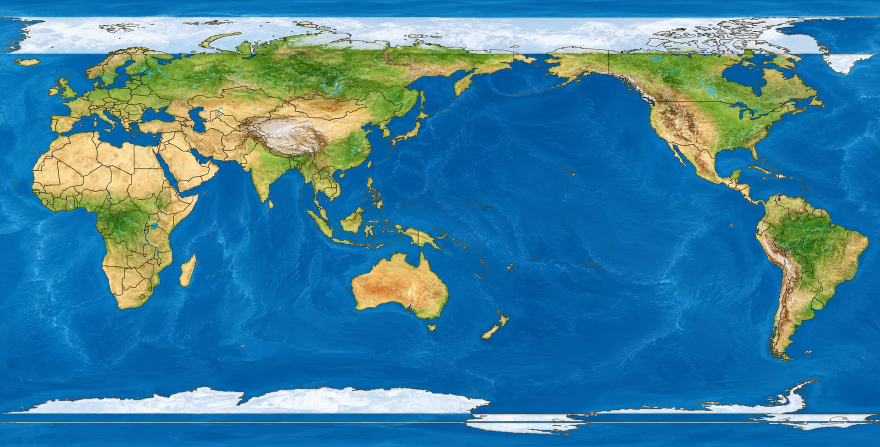
#> input picture imagen.png, 1760 x 894 px (shown at 1/2 size)
$ python -i verificar_fondo.py   (imports and definitions only)
#> lines starting #> are read from the running program, lines starting #| are printed output that depends on the picture
### ihc/proyeccion.py
"""
ihc.proyeccion - De coordenadas geograficas a pixeles del lienzo.

El mapa se dibuja sobre una lamina de 1800x913 px. Este modulo decide donde
cae cada grado de latitud y longitud dentro de ella, y sobre eso aplica el zoom
y el desplazamiento de la vista:

  1. `Proyeccion`: la familia cartografica (equirectangular o Mercator web) con
     sus limites, que convierte lat/lon en pixeles de la lamina. La lamina es la
     que fue `imagen.png`, una ilustracion de fondo que ya no se dibuja: ahora el
     mapa son los contornos de Natural Earth, pero la proyeccion se sigue
     declarando sobre 1800x913 para que los limites de longitud y los tonos de
     los colores no cambien.
  2. `Calibracion`: un ajuste afin por minimos cuadrados sobre puntos de control
     (GCP). Sirvio para auditar de donde salio la proyeccion comparando la
     ilustracion con los paises; el simulador no lo usa.

Encima se aplica `TransformacionVista` (escala + desplazamiento), que es la que
permite hacer zoom y desplazar el mapa sin tocar la proyeccion.
"""

from __future__ import annotations

import json
import math
from dataclasses import dataclass
from pathlib import Path
from typing import Sequence

Punto = tuple[float, float]


@dataclass(frozen=True)
class Limites:
    """Recorte de la proyeccion en grados."""

    lon_izq: float
    lon_der: float
    lat_sup: float
    lat_inf: float

    @property
    def ancho(self) -> float:
        return self.lon_der - self.lon_izq

    @property
    def alto(self) -> float:
        return self.lat_sup - self.lat_inf


class Proyeccion:
    """Proyeccion equirectangular (base). Se pueden derivar variantes."""

    nombre = "equirectangular"

    # [4 lines left out: function __init__, not called in this run]

    # --- proyeccion -----------------------------------------------------
    def _fraccion_y(self, lat: float) -> float:
        return (self.limites.lat_sup - lat) / self.limites.alto

    # [19 lines left out: functions a_pixeles, a_grados, a_grados_limitados, not called in this run]


class ProyeccionMercator(Proyeccion):
    """Mercator web: mas fiel en latitudes medias, deforma mucho los polos."""

    nombre = "web-mercator"

    # [31 lines left out: functions _fraccion_y, a_grados, _resolver_3x3, not called in this run]


@dataclass(frozen=True)
class GCP:
    """Punto de control: una coordenada real y su pixel en el mapa base."""

    lat: float
    lon: float
    x: float
    y: float
    etiqueta: str = ""


@dataclass(frozen=True)
class Calibracion:
    """Transformacion afin (lon, lat) -> (x, y) obtenida por minimos cuadrados.

    y = a1*lon + a2*lat + a3
    x = b1*lon + b2*lat + b3
    """

    a: tuple[float, float, float]
    b: tuple[float, float, float]
    rms: float
    n_gcp: int

    # [33 lines left out: functions desde_gcp, a_pixeles, not called in this run]

    def residuo(self, gcp: GCP) -> float:
        x, y = self.a_pixeles(gcp.lat, gcp.lon)
        return math.hypot(x - gcp.x, y - gcp.y)

    # [25 lines left out: functions guardar, cargar, not called in this run]


# --------------------------------------------------------------------------
# Vista: escala y desplazamiento sobre el mapa (base para zoom/pan)
# --------------------------------------------------------------------------

@dataclass
class TransformacionVista:
    """Matriz 2D de la vista: pantalla = escala * mapa + desplazamiento."""

    escala: float = 1.0
    dx: float = 0.0
    dy: float = 0.0

    def aplicar(self, punto_mapa: Punto) -> Punto:
        return (punto_mapa[0] * self.escala + self.dx, punto_mapa[1] * self.escala + self.dy)

    def aplicar_todos(self, puntos: Sequence[Punto]) -> list[Punto]:
        e, dx, dy = self.escala, self.dx, self.dy
        return [(x * e + dx, y * e + dy) for x, y in puntos]

    def invertir(self, punto_pantalla: Punto) -> Punto:
        return ((punto_pantalla[0] - self.dx) / self.escala,
                (punto_pantalla[1] - self.dy) / self.escala)

    def desplazar(self, delta_x: float, delta_y: float) -> None:
        self.dx += delta_x
        self.dy += delta_y

    # [31 lines left out: function encuadrar, not called in this run]


class Mapa:
    """La cadena completa: geografia -> pixeles de imagen -> pixeles de pantalla.

    Tambien resuelve el ajuste de la imagen al lienzo conservando la relacion
    de aspecto (`encajar`), que es lo que hacia que la muestra deforma el mapa.
    """

    # [37 lines left out: functions __init__, encajar, not called in this run]

    @property
    def escala_imagen(self) -> float:
        return self.rect_mapa[2] / self.ancho_imagen

    def mapa_a_pantalla(self, punto_mapa: Punto) -> Punto:
        x, y = self.vista.aplicar(punto_mapa)
        return (x * self.escala_imagen + self.rect_mapa[0], y * self.escala_imagen + self.rect_mapa[1])

    # [41 lines left out: functions coeficientes_pantalla, pantalla_a_mapa, geo_a_mapa, a_pantalla, anillo_a_mapa, not called in this run]

    def a_pantalla_todos(self, puntos: Sequence[Sequence[float]]) -> list[Punto]:
        return [self.a_pantalla(p[0], p[1]) for p in puntos]

    # [82 lines left out: functions copia_mas_cercana, rango_x_visible, rango_y_visible, repeticiones_activas, copias_de_x, a_grados, not called in this run]

    def dentro_del_mapa(self, punto_pantalla: Punto) -> bool:
        x, y, ancho, alto = self.rect_mapa
        return x <= punto_pantalla[0] <= x + ancho and y <= punto_pantalla[1] <= y + alto

    # --- repeticion del mundo -------------------------------------------
    # [58 lines left out: functions ancho_mundo, caja_de_ruta, encuadrar_puntos, encuadrar_puntos_para_caja, _invertir_calibracion, not called in this run]

### herramientas/verificar_fondo.py
"""
verificar_fondo.py - Comprueba que una imagen de fondo encaja con las lineas.

Recibe la imagen que se haya generado por fuera y dice, con numeros, si sus
costas caen donde el simulador dibuja las costas. La referencia no es la opinion
de nadie: es Natural Earth, la misma fuente con la que esta hecho el mapa.

La medicion va por el borde, no por el color. Se busca en que pixel esta la costa
de la imagen y se compara con la costa real; el color de la tierra y el del mar
pueden ser los que quiera, porque lo que tiene que casar es la linea. Asi el
estilo nofalsea el resultado: una imagen con relieve, sombras o colores raros
sale igual de buena, y una imagen corrida unos pixeles sale mala aunque tenga
los colores perfectos.

Tambien dice cuanto habria que mover la imagen, en pixeles y en grados, para que
encajara. Si son dos o tres, se puede pedir el recorte ese; si son muchos, la
imagen se hizo con otra proyeccion y hay que volver a pedirla.

Uso:
    python herramientas/verificar_fondo.py --imagen ../mi_fondo.png
    python herramientas/verificar_fondo.py --imagen fondo.png --alcance 60
"""

from __future__ import annotations

import argparse
import sys
from pathlib import Path

from PIL import Image, ImageChops, ImageDraw, ImageFilter, ImageFont

RAIZ = Path(__file__).resolve().parent.parent
sys.path.insert(0, str(RAIZ))

from ihc.proyeccion import Limites, Proyeccion  # noqa: E402

from generar_fondo import ALTO_POR_ANCHO, LIMITES, cargar_anillos, proyectar  # noqa: E402

# Grados de longitud por pixel y grados de latitud por pixel, ya escalados al
# ancho y alto de la lamina. Se calculan al vuelo; aqui solo el valor de muestra.
# Un desfase de 1 px es 0,2 grados de longitud.
UMBRAL_BORDE = 14          # diferencia de gris minima para contar como borde
                          # (a 1800 px de ancho; se escala con la resolucion)
UMBRAL_MINIMO = 3.0        # hasta donde se puede relajar si el contraste es bajo
TOLERANCIA_PX = 2.0        # desfase maximo que se considera "encaja"
COBERTURA_MINIMA = 90.0    # % de costa real que debe tener borde pegado


# [20 lines left out: functions mascara_tierra, mapa_de_costa, not called in this run]


def _gradientes(imagen: Image.Image) -> Image.Image:
    return imagen.convert("L").filter(ImageFilter.SMOOTH).filter(ImageFilter.FIND_EDGES)


# [40 lines left out: functions umbral_para, mapa_de_bordes, bordes_calibrados, not called in this run]


def contar_claros(imagen: Image.Image) -> int:
    """Cuantos pixeles claros hay. `histogram` va en C, que se nota."""
    return sum(imagen.histogram()[1:])


# [100 lines left out: functions solape, registrar, mejor_correccion, cobertura_costa, superponer, apta, not called in this run]


def cobertura_minima_texto() -> str:
    return (f"se busca al menos {COBERTURA_MINIMA:.0f} %; por debajo, las lineas "
            f"del mapa se ven separadas de la imagen")


# [91 lines left out: function main, not called in this run]


# [2 lines not run here, left out]

>>> from PIL import Image
>>> picture = Image.open('../imagen.png')
#> picture is the input picture: PIL image 1760x894 RGB; mean R, G, B 60.3, 127.7, 158.3
>>> result = _gradientes(picture)
#> in _gradientes, `return imagen.convert("L").filter(ImageFilter.SMOOTH).filter(ImageFilt..`:
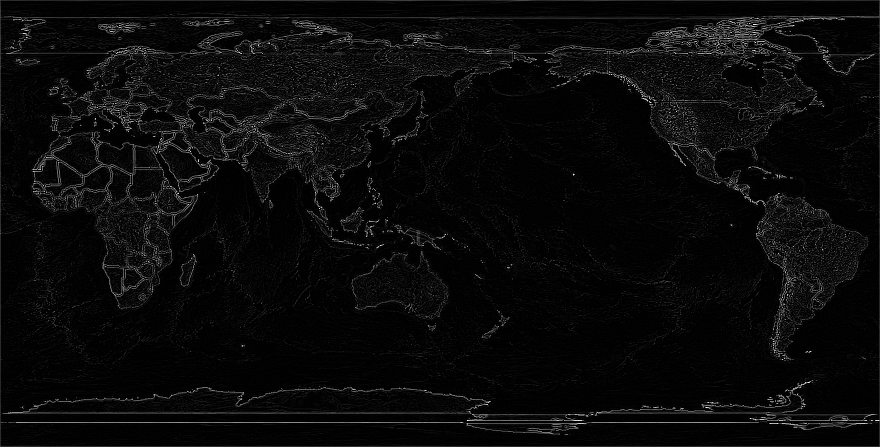
#> returned value: PIL image 1760x894 L (shown at 1/2 size); min 0, max 255, mean 9.9
